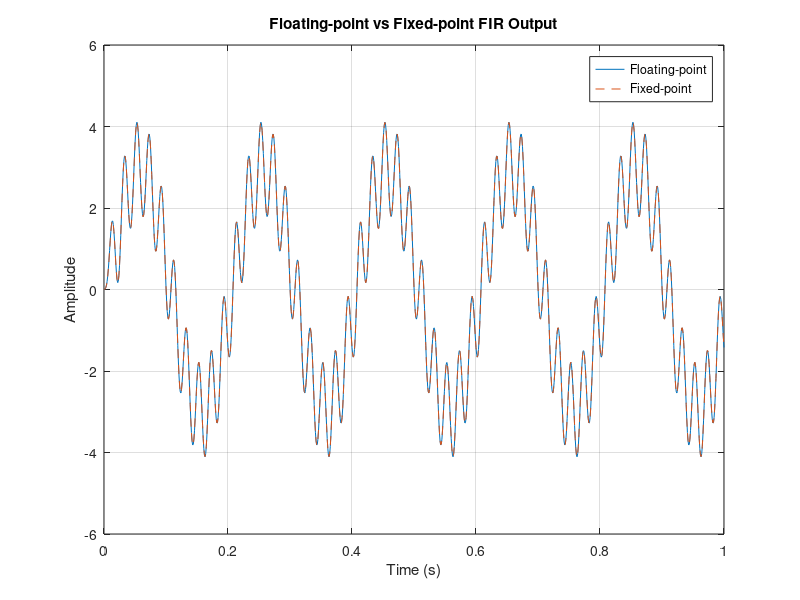

MATLAB code to generate this figure:
%%Floating point experiment

%%Use fir_filter_experiment.m


%%%%%%%%%%%%%%%%%%%%%%%%%%%%%%%%%%%%%%%%%%%%%

%%Parameters
Fs = 1000;
t = 0:1/Fs:1;

%%Signal generation
A = 3 * sin(2 * pi * 5 * t);
B = 2 * sin(2 * pi * 50 * t);
S = A + B;

%%FIR filter design
Fc = 10;
N = 16;
h = fir1(N, Fc/(Fs/2));

%%Filtering operation
y_float = filter(h, 1, S);


%%%%%%%%%%%%%%%%%%%%%%%%%%%%%%%%%%%%%%

%%Fixed-point format setting Q4.8 and Q2.10
Fx = 8;
Fh = 10;

%%Quantize input and coefficients to integers
S_int = round(S * 2^Fx);
h_int = round(h * 2^Fh);

%%Reconstruct quantized values
S_q = S_int / 2^Fx;
h_q = h_int / 2^Fh;

%%Quantization errors
err_S = S - S_q;
err_h = h - h_q;

fprintf('Max input quantization error : %g\n', max(abs(err_S)));
fprintf('Max coefficient quantization error : %g\n', max(abs(err_h)));

%%Fixed_point FIR using integer arithmetic
L = length(S_int);
TAPS = length(h_int);

y_int = zeros(1, L);

for n = 1:L
    acc = 0;
    for k = 1:TAPS
        if (n-k+1) > 0
            acc = acc + S_int(n-k+1) * h_int(k);
        end
    end
    y_int(n) = acc;
end

%%Reconstruct the fixed_point output
Fy = Fx + Fh;
y_fixed = y_int / 2^Fy;

%%Output error 
err_y = y_float - y_fixed;

fprintf('Max output error : %g\n', max(abs(err_y)));
fprintf('Mean output error : %g\n', mean(abs(err_y)));

%%Plots
figure
plot(t, y_float, 'DisplayName', 'Floating-point')
hold on
plot(t, y_fixed, '--', 'DisplayName', 'Fixed-point')
legend
title('Floating-point vs Fixed-point FIR Output')
xlabel('Time (s)')
ylabel('Amplitude')
grid on
